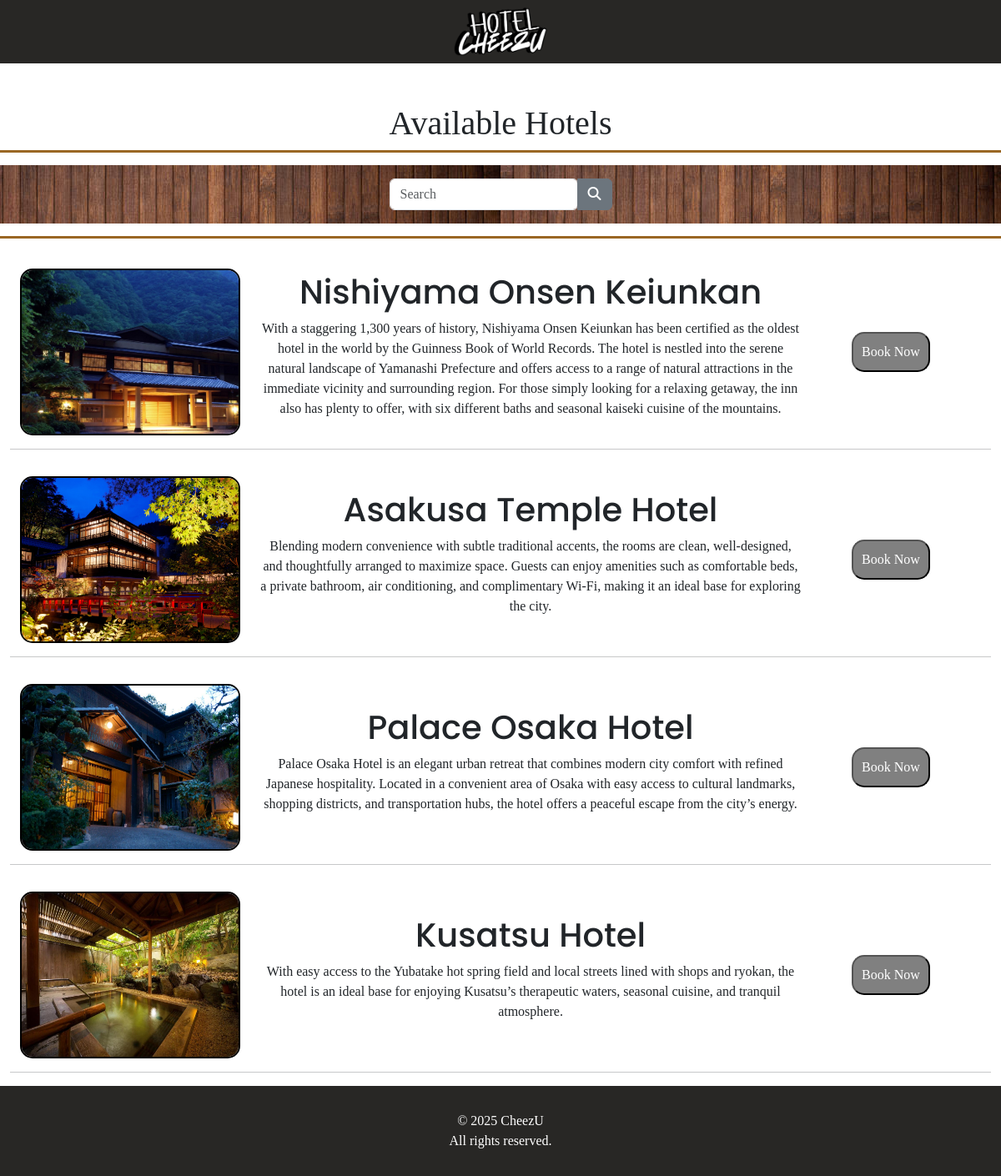
Page /hotels.php on the committed database.
### tables this page shows
CREATE TABLE IF NOT EXISTS `hotels` (
  `id_hotel` int NOT NULL AUTO_INCREMENT,
  `hotel_name` varchar(100) NOT NULL,
  `hotel_address` varchar(255) NOT NULL,
  `hotel_description` text,
  PRIMARY KEY (`id_hotel`)
);

CREATE TABLE IF NOT EXISTS `hotel_images` (
  `id_image` int NOT NULL AUTO_INCREMENT,
  `id_hotel` int NOT NULL,
  `file_path` varchar(255) NOT NULL,
  PRIMARY KEY (`id_image`),
  KEY `id_hotel` (`id_hotel`),
  CONSTRAINT `hotel_images_ibfk_1` FOREIGN KEY (`id_hotel`) REFERENCES `hotels` (`id_hotel`)
);

### hotels.php (the view, shortened to what this page needs)
<?php
    include 'db_connection.php';
    if(isset($_GET['hotel'])){
        $result = mysqli_query($connection, "SELECT * FROM hotels WHERE hotel_name LIKE '%{$_GET['hotel']}%'");
    }else{
        $result = mysqli_query($connection, 'SELECT * FROM hotels');
    }
?>
<!DOCTYPE html>
<html lang="en">
<head>
    <link rel="stylesheet" href="style.css">
    <link href="https://cdn.jsdelivr.net/npm/bootstrap@5.3.8/dist/css/bootstrap.min.css" rel="stylesheet">
</head>
<body style="width: 100%; margin: 0; font-family: 'Alice';">
    <div class="container-fluid">
        <div id="signature" class="row">
            <div id="navbar">
                <center>
                    <a href="index.php">
                        <img src="http://localhost/Pemograman-Web/images/logo.png" height="60px">
                    </a>
                </center>
            </div>
        </div>
        <div style="" class="bar row mt-5">
            <h1 class="text-center" style="font-size:40 px;">Available Hotels</h1>
            <div class="mx-auto banner">
                <div class="row align-items-center text-center p-3" style="background: url('images/bamboo-background.jpg'); color: white;">
                    <div class="col-12">
                        <form method="get">
                            <div class="input-group justify-content-center">
                                <div class="form-outline">
                                    <input type="search" name="hotel" id="hotel" class="form-control" placeholder="Search"/>
                                </div>
                                <button type="submit" class="btn btn-secondary" data-mdb-ripple-init>
                                    <i class="fas fa-search"></i>
                                </button>
                            </div>
                        </form>
                    </div>
                </div>
            </div>
            <div class="col-12 row mx-auto" style="background-color:white; margin-top: 20px;">
                <?php
                    while($row = mysqli_fetch_assoc($result)){
                            $image_query = mysqli_query($connection, "SELECT * FROM hotel_images WHERE id_hotel={$row['id_hotel']} LIMIT 1");
                            $image_row = mysqli_fetch_assoc($image_query);
                        ?>
                        <div class="hotel row my-3 align-items-center text-center">
                            <div class="col-3">
                                <img src="<?php echo $image_row['file_path']?>" alt="" height="200px" width="100%" style="border:2px solid black; border-radius: 15px;">
                            </div>
                            <div class="col-7 overflow-hidden">
                                <div>
                                    <h1><?php echo $row['hotel_name']?></h1>
                                </div>
                                <div>
                                    <p><?php echo $row['hotel_description'] ?></p>
                                </div>
                            </div>
                            <div class="col-2">
                                <a href="<?php echo 'http://localhost/Pemograman-Web/hotel_detail.php?id=' . $row['id_hotel']?>">
                                    <button style="background-color: grey; color: white; padding: 10px; border-radius:15px;">
                                        Book Now
                                    </button>
                                </a>
                            </div>
                        </div>
                        <hr>
                <?php
                    }
                ?>
            </div>
        </div>
        <div id="footer" class="row">
            <p style="margin: 0; text-align: center;">
            © 2025 CheezU <br />
            All rights reserved.
            </p>
        </div>
    </div>
</body>
</html>

### style.css (style rules this page uses)
#navbar { display: flex; align-items: center; justify-content: space-evenly; background-color: #282725ff; padding: 8px 0px; }
#navbar a { text-decoration: none; color: white; }
#signature { color:#ffffff; }
form input,.col-form-label { color: white; }
#footer { background-color: #282725ff; padding: 30px; }
#footer p { color: white; }

### hotels.php (style rules this page uses)
.banner { padding:15px 0px; border-top: 3px solid #9a6724ff; border-bottom: 3px solid #9a6724ff; }
.hotel h1 { font-family: poppins; }

### rows in the picture
hotels: hotel_images.file_path (picture), hotel_name "Nishiyama Onsen Keiunkan", hotel_description "With a staggering 1,300 years of history, Nishiyama Onsen Keiunkan has been certified as the oldest hotel in the world by the Guinness Book of World Records. The hotel is nestled into the serene natural landscape of Yamanashi Prefecture and offers access to a range of natural attractions in the immediate vicinity and surrounding region. For those simply looking for a relaxing getaway, the inn also has plenty to offer, with six different baths and seasonal kaiseki cuisine of the mountains."
hotels: hotel_images.file_path (picture), hotel_name "Asakusa Temple Hotel", hotel_description "Blending modern convenience with subtle traditional accents, the rooms are clean, well-designed, and thoughtfully arranged to maximize space. Guests can enjoy amenities such as comfortable beds, a private bathroom, air conditioning, and complimentary Wi-Fi, making it an ideal base for exploring the city."
hotels: hotel_images.file_path (picture), hotel_name "Palace Osaka Hotel", hotel_description "Palace Osaka Hotel is an elegant urban retreat that combines modern city comfort with refined Japanese hospitality. Located in a convenient area of Osaka with easy access to cultural landmarks, shopping districts, and transportation hubs, the hotel offers a peaceful escape from the city’s energy."
hotels: hotel_images.file_path (picture), hotel_name "Kusatsu Hotel", hotel_description "With easy access to the Yubatake hot spring field and local streets lined with shops and ryokan, the hotel is an ideal base for enjoying Kusatsu’s therapeutic waters, seasonal cuisine, and tranquil atmosphere."
